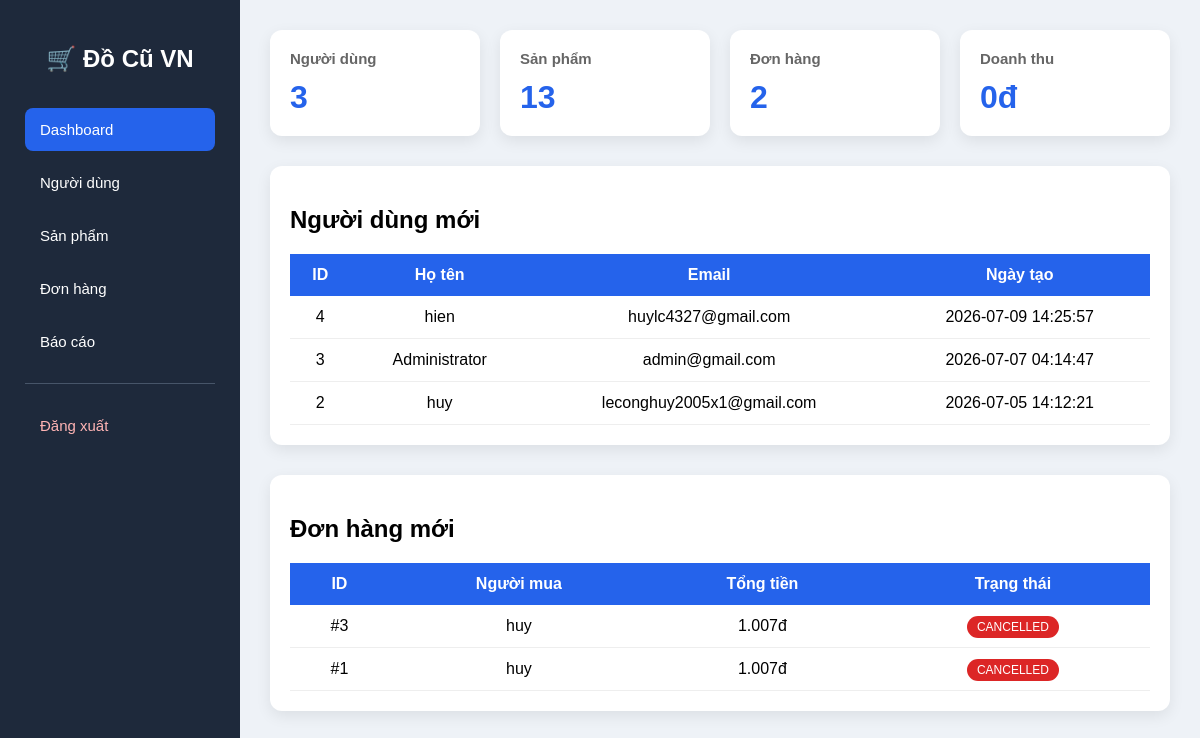
The app's page /admin/dashboard.php (signed in), older data.
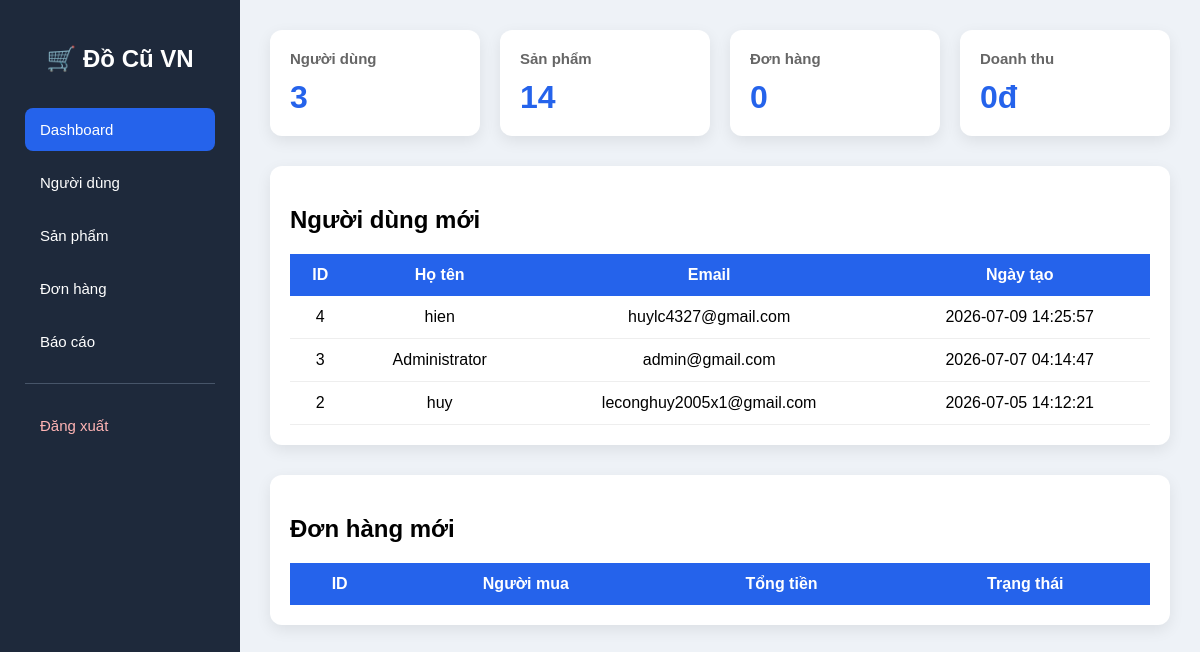
The same page, newer data.
### tables this page shows
CREATE TABLE `users` (
  `id` int(11) NOT NULL,
  `fullname` varchar(100) NOT NULL,
  `username` varchar(50) NOT NULL,
  `email` varchar(100) NOT NULL,
  `password` varchar(255) NOT NULL,
  `phone` varchar(20) DEFAULT NULL,
  `avatar` varchar(255) DEFAULT 'uploads/avatar/default.png',
  `address` varchar(255) DEFAULT NULL,
  `gender` enum('Nam','Nữ','Khác') DEFAULT NULL,
  `dob` date DEFAULT NULL,
  `role` enum('admin','user') NOT NULL DEFAULT 'user',
  `status` enum('active','blocked') NOT NULL DEFAULT 'active',
  `created_at` timestamp NOT NULL DEFAULT current_timestamp(),
  `updated_at` timestamp NOT NULL DEFAULT current_timestamp() ON UPDATE current_timestamp()
);

CREATE TABLE `orders` (
  `id` int(11) NOT NULL,
  `buyer_id` int(11) NOT NULL,
  `seller_id` int(11) NOT NULL,
  `total_amount` decimal(12,2) NOT NULL,
  `status` enum('pending','accepted','completed','cancelled','rejected') DEFAULT 'pending',
  `note` text DEFAULT NULL,
  `receiver_name` varchar(255) DEFAULT NULL,
  `receiver_phone` varchar(20) DEFAULT NULL,
  `receiver_address` text DEFAULT NULL,
  `created_at` timestamp NOT NULL DEFAULT current_timestamp(),
  `updated_at` timestamp NOT NULL DEFAULT current_timestamp() ON UPDATE current_timestamp(),
  `payment_method` varchar(30) DEFAULT 'COD',
  `payment_status` enum('pending','paid','failed') DEFAULT 'pending',
  `payment_time` datetime DEFAULT NULL,
  `transaction_id` varchar(100) DEFAULT NULL
);

### admin/dashboard.php (the view, shortened to what this page needs)
<?php
require_once "../config/db.php";
$totalUsers = $conn->query("SELECT COUNT(*) AS total FROM users")->fetch_assoc()["total"];
$totalProducts = $conn->query("SELECT COUNT(*) AS total FROM products")->fetch_assoc()["total"];
$totalOrders = $conn->query("SELECT COUNT(*) AS total FROM orders")->fetch_assoc()["total"];
$result = $conn->query("
SELECT IFNULL(SUM(total_amount),0) AS total
FROM orders
WHERE status='completed'
");
$totalRevenue = $result->fetch_assoc()['total'];
$newUsers = $conn->query("
SELECT id,fullname,email,created_at
FROM users
ORDER BY created_at DESC
LIMIT 5
");
$newOrders = $conn->query("
SELECT
o.id,
o.total_amount,
o.status,
u.fullname AS buyer
FROM orders o
JOIN users u
ON o.buyer_id=u.id
ORDER BY o.created_at DESC
LIMIT 5
");
?>
<!DOCTYPE html>
<html lang="vi">
<head>
<link rel="stylesheet" href="../assets/css/admin.css">
</head>
<body>
<div class="wrapper">
<?php include "sidebar.php"; ?>
<div class="content">
<div class="cards">
<div class="card">
<h3>Người dùng</h3>
<h1><?= $totalUsers ?></h1>
</div>
<div class="card">
<h3>Sản phẩm</h3>
<h1><?= $totalProducts ?></h1>
</div>
<div class="card">
<h3>Đơn hàng</h3>
<h1><?= $totalOrders ?></h1>
</div>
<div class="card">
<h3>Doanh thu</h3>
<h1><?= number_format($totalRevenue,0,",",".") ?>đ</h1>
</div>
</div>
<div class="table-box">
<h2>Người dùng mới</h2>
<table>
<tr>
<th>ID</th>
<th>Họ tên</th>
<th>Email</th>
<th>Ngày tạo</th>
</tr>
<?php while($u=$newUsers->fetch_assoc()){ ?>
<tr>
<td><?= $u["id"] ?></td>
<td><?= htmlspecialchars($u["fullname"]) ?></td>
<td><?= htmlspecialchars($u["email"]) ?></td>
<td><?= $u["created_at"] ?></td>
</tr>
<?php } ?>
</table>
</div>
<div class="table-box">
<h2>Đơn hàng mới</h2>
<table>
<tr>
<th>ID</th>
<th>Người mua</th>
<th>Tổng tiền</th>
<th>Trạng thái</th>
</tr>
<?php while($o=$newOrders->fetch_assoc()){ ?>
<tr>
<td>#<?= $o["id"] ?></td>
<td><?= htmlspecialchars($o["buyer"]) ?></td>
    <td><?= number_format($o["total_amount"],0,",",".") ?>đ</td>
    <td>
    <span class="badge <?= $o["status"] ?>">
    <?= strtoupper($o["status"]) ?>
    </span>
    </td>
    </tr>
    <?php } ?>
        </table>
        </div>
        </div>
        </div>
    </body>
</html>

Row changes from the older to the newer data that the page shows:
removed orders: id "3", buyer.fullname "huy", total_amount "1.007", status "CANCELLED"
removed orders: id "1", buyer.fullname "huy", total_amount "1.007", status "CANCELLED"
Text that changed along with them:
$totalProducts: "13" → "14"
$totalOrders: "2" → "0"
